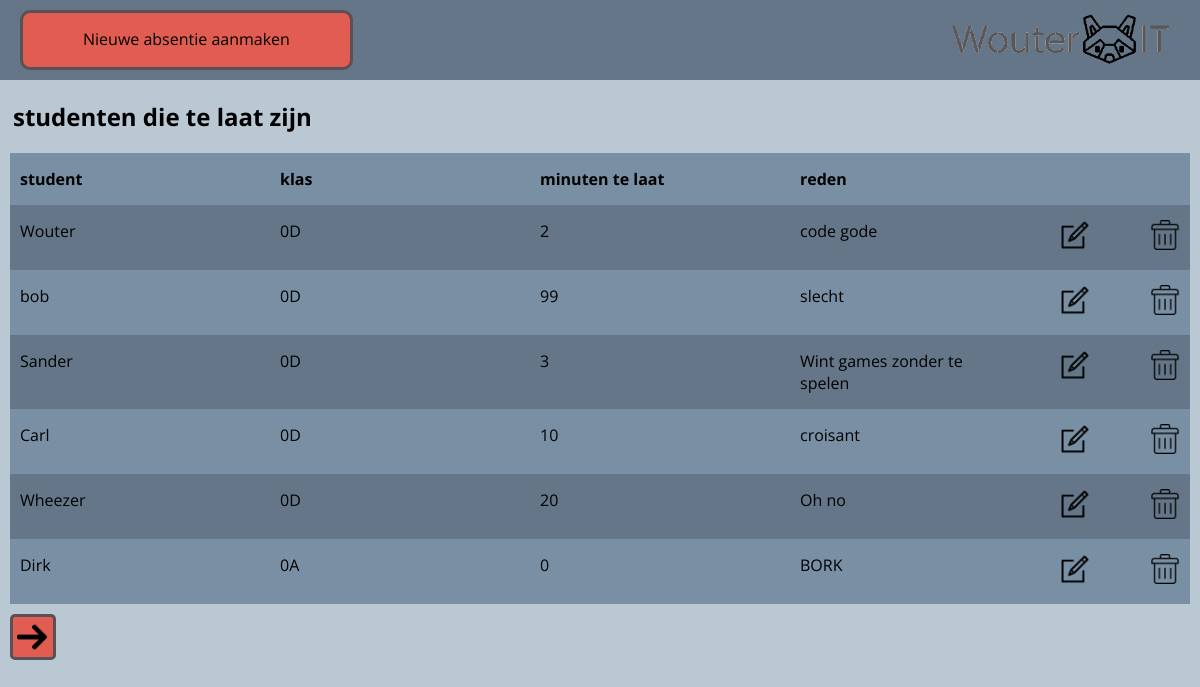
The page / on the database its author committed.
### tables this page shows
CREATE TABLE `overzicht_presentie` (
  `id` int(11) NOT NULL,
  `student` varchar(60) NOT NULL,
  `klas` varchar(10) NOT NULL,
  `minuten_te_laat` int(11) NOT NULL,
  `reden` varchar(100) NOT NULL
);

### index.php (the view, shortened to what this page needs)
<?php
$pdo = connect_db();
$page = isset($_GET['page']) && is_numeric($_GET['page']) ? (int)$_GET['page'] : 1;
$records_per_page = 6;
$stmt = $pdo->prepare('SELECT * FROM overzicht_presentie ORDER BY id LIMIT :current_page, :record_per_page');
$stmt->bindValue(':current_page', ($page-1)*$records_per_page, PDO::PARAM_INT);
$stmt->bindValue(':record_per_page', $records_per_page, PDO::PARAM_INT);
$stmt->execute();
$contacts = $stmt->fetchAll(PDO::FETCH_ASSOC);
$num_contacts = $pdo->query('SELECT COUNT(*) FROM overzicht_presentie')->fetchColumn();
?>
<!DOCTYPE html>
<html lang="en">
<head>
    <link rel="stylesheet" href="css/style.css">
</head>
<body>
    <div class="wrapper">
        <header>
            <div class="header_items">
                <a href="create.php" class="button">Nieuwe absentie aanmaken</a>
                <img src="img/logo transparent.png" class="logo">
            </div>
        </header>
        <h2>studenten die te laat zijn</h2>
        <div class="table">
            <div class="table_header">
                <div class="item"><a>student</a></div>
                <div class="item"><a>klas</a> </div>
                <div class="item"><a>minuten te laat</a> </div>
                <div class="item"><a>reden</a> </div>
                <div class="edit"> </div>
                <div class="trash"> </div>
            </div>
            <?php foreach ($contacts as $contact): ?>
                <div class="row">
                    <div class="item"><?=$contact['student']?></div>
                    <div class="item"><?=$contact['klas']?></div>
                    <div class="item"><?=$contact['minuten_te_laat']?></div>
                    <div class="item"> <?=$contact['reden']?> </div>
                    <a href="edit.php?id=<?=$contact['id']?>" class="edit"><img src="img/edit.png" class="icon"></a>
                    <a href="delete.php?id=<?=$contact['id']?>" class="trash"><img src="img/trash.png" class="icon"></a>
                </div>
            <?php endforeach; ?>
            <div class="pagination">
                <?php if ($page*$records_per_page < $num_contacts): ?>
                    <a href="index.php?page=<?=$page+1?>" class="page_change"><img src="img/right-arrow.png" class="pagi_icon"></a>
                <?php endif; ?>
            </div>
        </div>
    </div>
</body>
</html>

### css/style.css (style rules this page uses)
* { font-family: 'Open Sans', sans-serif; }
body { background-color: #BAC8D3; margin: 0px 0px; }
.wrapper { width: 100%; }
header { width: 100%; background-color: #647687; position: sticky; top: 0; }
.header_items { padding: 10px 0px; display: flex; flex-direction: row; justify-content: space-between; }
.logo { height: 60px; margin-right: 20px; }
.button { background-color: #e15d51; border: solid #495056e4; padding: 15px 60px; margin-left: 20px; text-decoration: none; color: black; border-radius: 10px; }
.table_header { display: flex; flex-direction: row; justify-content: space-between; background-color: #798FA3; margin: 0px 10px; padding: 15px 10px; font-weight: bold; }
.row:nth-child(even) { display: flex; flex-direction: row; justify-content: space-between; background-color: #647687; margin: 0px 10px; padding: 15px 10px; }
.row:nth-child(odd) { display: flex; flex-direction: row; justify-content: space-between; background-color: #798FA3; margin: 0px 10px; padding: 15px 10px; }
.item { width: 200px; }
.edit { width: 30px; }
.trash { width: 30px; }
.icon { width: 30px; }
.pagination { display: flex; flex-direction: row; justify-content: flex-start; padding: 10px 10px; }
.page_change { display: flex; flex-direction: column; justify-content: center; width: 40px; height: 40px; background-color: #e15d51; border: solid #495056e4; color: white; margin-right: 20px; border-radius: 5px; }
h2 { margin-left: 13px; }
.pagi_icon { width: 30px; margin-left: 4px; }

### rows shown on the page
overzicht_presentie: student "Wouter", klas "0D", minuten_te_laat "2", reden "code gode"
overzicht_presentie: student "bob", klas "0D", minuten_te_laat "99", reden "slecht"
overzicht_presentie: student "Sander", klas "0D", minuten_te_laat "3", reden "Wint games zonder te spelen"
overzicht_presentie: student "Carl", klas "0D", minuten_te_laat "10", reden "croisant"
overzicht_presentie: student "Wheezer", klas "0D", minuten_te_laat "20", reden "Oh no"
overzicht_presentie: student "Dirk", klas "0A", minuten_te_laat "0", reden "BORK"
